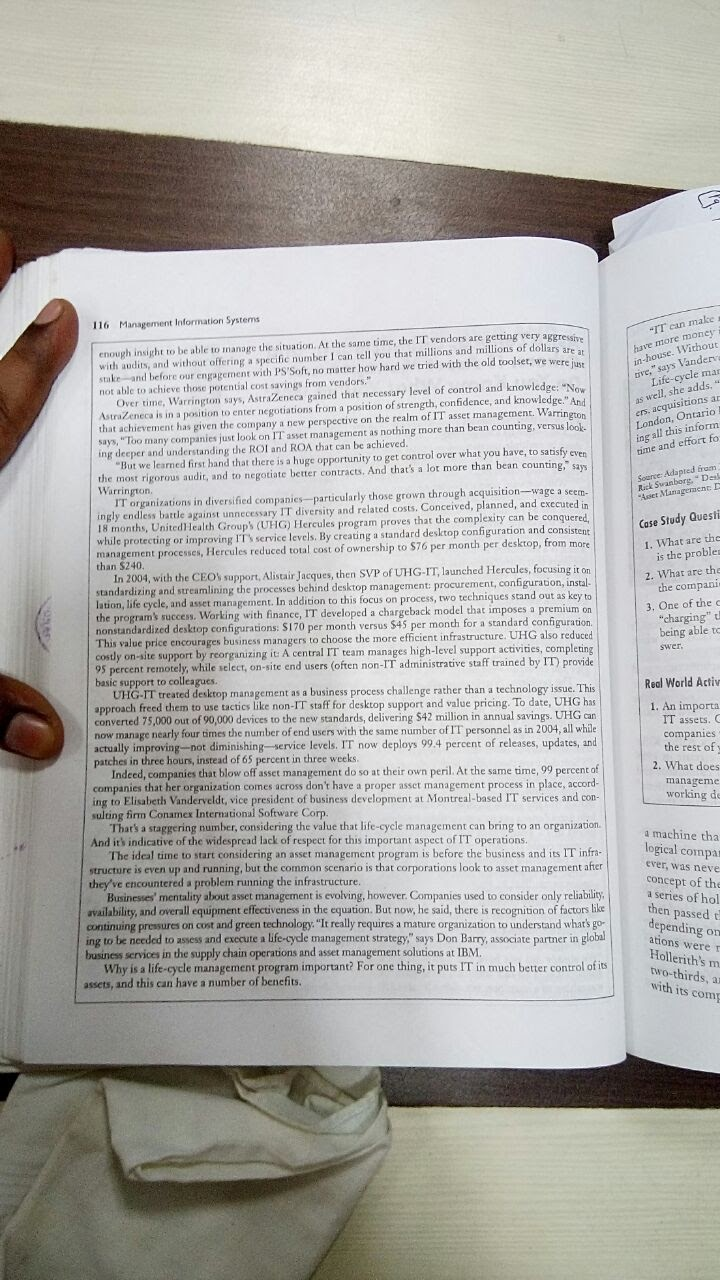
#> input picture test_input/book.jpg, 720 x 1280 px
$ python laplace_and_sobel_histogram.py --image test_input/book.jpg   (Python 2 division)   (older library calls are emulated)
#> lines starting #> are read from the running program, lines starting #| are printed output that depends on the picture; after the words box and inside, x2 and y2 are one past the last pixel; in counts of white or black regions, pixels touching at a corner belong together
#> further down, image is the input picture: shape (1280, 720, 3); mean B, G, R 170.3, 174.3, 175.9
import argparse

from matplotlib import pyplot as plt
import cv2
import numpy as np

def resize_to_screen(src, maxw=1280, maxh=700, copy=False):

#> called with maxw = 1280, maxh = 700, copy = False
    height, width = src.shape[:2]
#> height = 1280; width = 720

    scl_x = float(width)/maxw
#> scl_x = 0.562
    scl_y = float(height)/maxh
#> scl_y = 1.83

    scl = int(np.ceil(max(scl_x, scl_y)))
#> scl = 2

    if scl > 1.0:
        inv_scl = 1.0/scl
#> inv_scl = 0.5
        img = cv2.resize(src, (0, 0), None, inv_scl, inv_scl, cv2.INTER_AREA)
    elif copy:
        img = src.copy()
    else:
        img = src

    return img

ap = argparse.ArgumentParser()
ap.add_argument("-i", "--image", required=True,
                help="Path to the image")
args = vars(ap.parse_args())

image = cv2.imread(args["image"])
image = resize_to_screen(image)
grayscale = cv2.cvtColor(image, cv2.COLOR_BGR2GRAY)
lap = cv2.Laplacian(grayscale, cv2.CV_64F)
lap = np.uint8(np.absolute(lap))
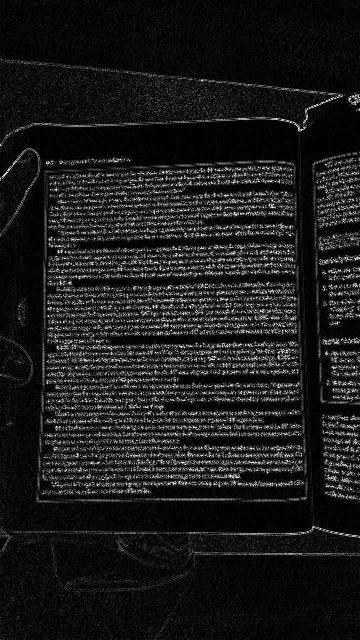
#> lap: shape (640, 360); min 0, max 255, mean 26.6

sobelx = cv2.Sobel(grayscale, cv2.CV_64F, 1, 0)
sobely = cv2.Sobel(grayscale, cv2.CV_64F, 0, 1)
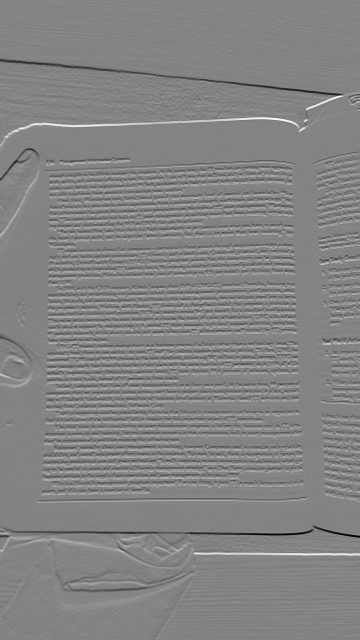
#> sobely: shape (640, 360) float64; min -779, max 727, mean -0.9; drawn with min black and max white

sobelx = np.uint8(np.absolute(sobelx))
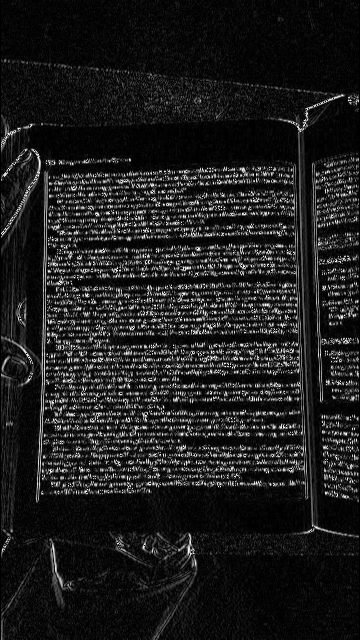
#> sobelx: shape (640, 360); min 0, max 255, mean 29.4
sobely = np.uint8(np.absolute(sobely))
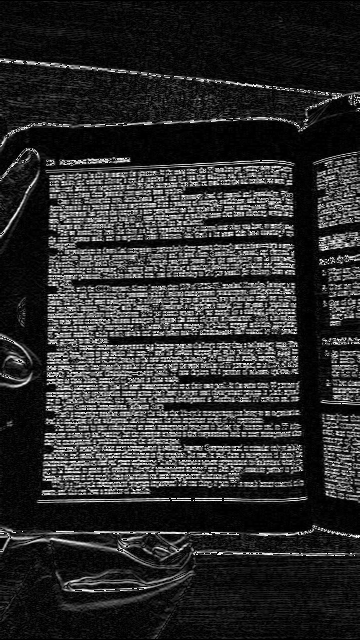
#> sobely: shape (640, 360); min 0, max 255, mean 45.4
sobelcombined = cv2.bitwise_or(sobelx, sobely)
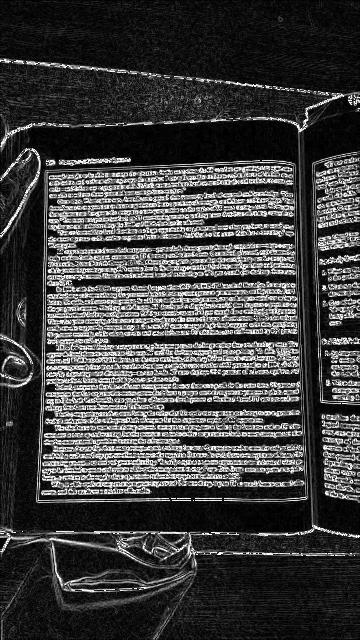
#> sobelcombined: shape (640, 360); min 0, max 255, mean 63.9
# [5 lines of commented-out code are left out]

(_, cnts, _) = cv2.findContours(sobelcombined.copy(), cv2.RETR_EXTERNAL, cv2.CHAIN_APPROX_SIMPLE)
#> cnts = 1 contour; box (x1, y1, x2, y2) and area: (0, 0, 360, 640) 229241

print "Contours in the image, %d" % (len(cnts))
#| Contours in the image, 1

shape = image.copy()
cv2.drawContours(shape, cnts, -1, (0, 255, 0), 2)
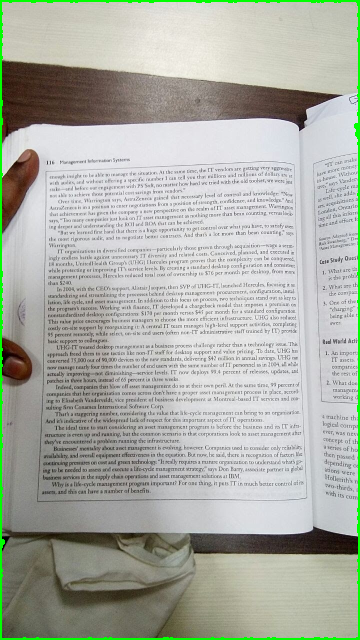
#> shape: shape (640, 360, 3); mean B, G, R 167.5, 176.3, 173
#cv2.imshow("Edges", lap)
#cv2.imwrite("output.jpg", lap)

hist = cv2.calcHist([sobelcombined], [0], None, [256], [0, 256])
#> hist = 256 values, max 12041 at index 14, min 10 at index 129, mean 900
plt.figure()
plt.title("Sobel - xy Histogram")
plt.xlabel("Bins")
plt.ylabel("# of pixels")
plt.plot(hist)
plt.xlim([0, 256])
plt.show()
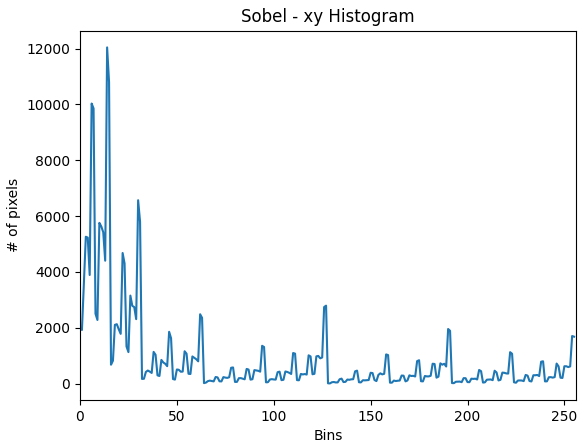
#> figure drawn by matplotlib, 1 panel; curve peaks at x = 14, y = 12041

cv2.waitKey(0)

$ run again, on test_input/hostel_notice.jpg
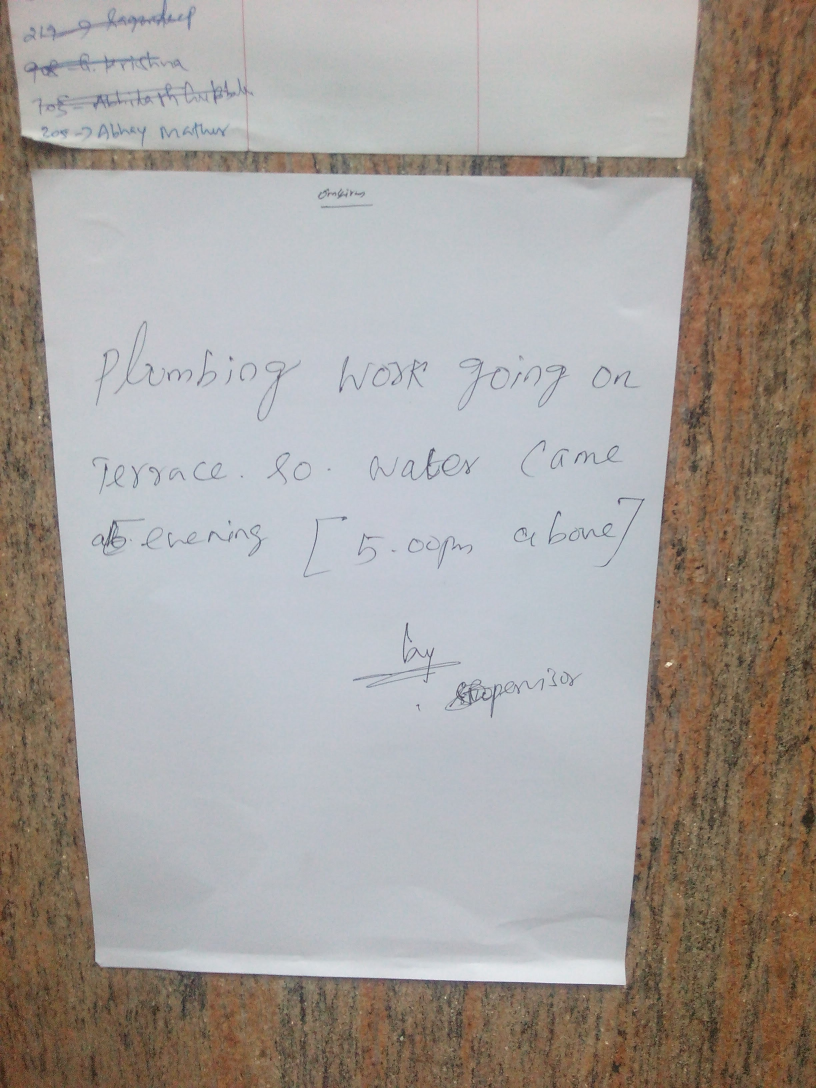
#> input picture test_input/hostel_notice.jpg, 2448 x 3264 px (shown at 1/3 size)
#> image is the input picture: shape (3264, 2448, 3); mean B, G, R 154.5, 159.4, 165.4
#> `sobelcombined = cv2.bitwise_or(sobelx, sobely)`:
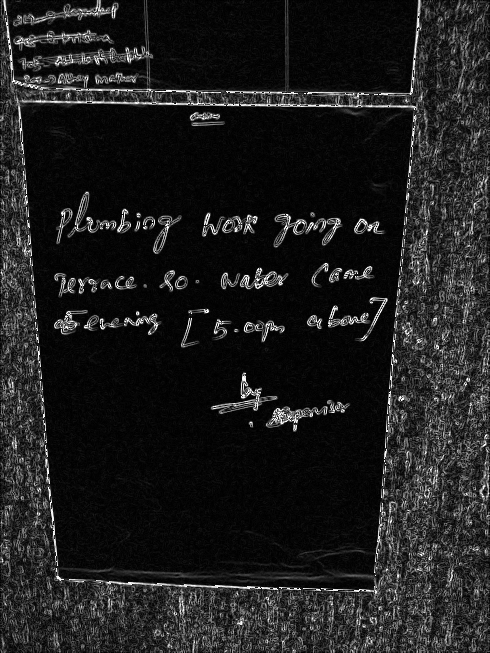
#> sobelcombined: shape (653, 490); min 0, max 255, mean 29.7
#> cnts = 1 contour; box (x1, y1, x2, y2) and area: (0, 0, 490, 653) 318714
#| Contours in the image, 1
#> shape: shape (653, 490, 3); mean B, G, R 153, 161.5, 163.3
#> hist = 256 values, max 34808 at index 6, min 5 at index 128, mean 1249.9
#> `plt.show()`:
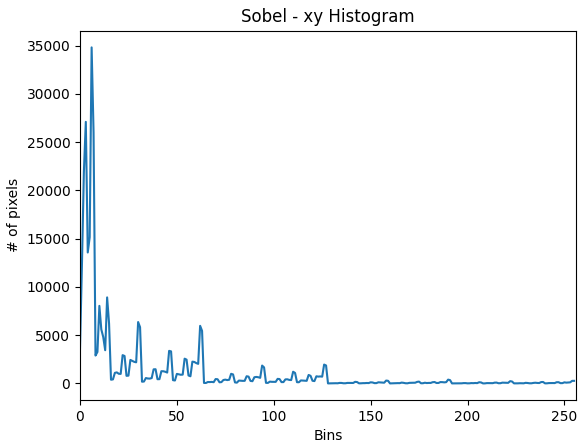
#> figure drawn by matplotlib, 1 panel; curve peaks at x = 6, y = 34808
